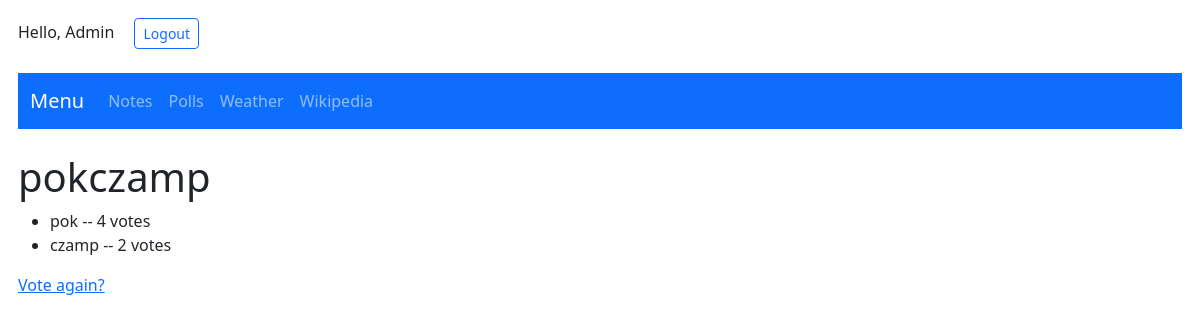
The page /polls/1/results/ (signed in) on the database its author committed.
### polls/models.py (models this page shows, shortened)
class Question(models.Model):
    question_text = models.CharField(max_length=200)
    pub_date = models.DateTimeField('date published')

class Choice(models.Model):
    question = models.ForeignKey(Question, on_delete=models.CASCADE)
    choice_text = models.CharField(max_length=200)
    votes = models.IntegerField(default=0)

### polls/views.py (the view)
# urls.py: path('<int:pk>/results/', views.ResultsView.as_view(), name='results'),
class ResultsView(generic.DetailView):
    model = Question
    template_name = 'polls/results.html'

### polls/templates/polls/results.html
{% extends 'index.html' %}
{% block content %}
<h1>{{ question.question_text }}</h1>
<ul>
{% for choice in question.choice_set.all %}
    <li>{{ choice.choice_text }} -- {{ choice.votes }} vote{{ choice.votes|pluralize }}</li>
{% endfor %}
</ul>
<a href="{% url 'polls:detail' question.id %}">Vote again?</a>
{% endblock %}

### templates/logincheck.html
{%if request.user.is_authenticated %}
Hello, {{request.user}} &emsp;<a class="btn btn-outline-primary btn-sm" href="../login/signout" role="button">Logout</a>
{%else%}
You are not logged in &emsp;<a class="btn btn-outline-primary btn-sm" href="../login/" role="button">Login</a>
{%endif%}
<br>

### rows shown on the page
Question: question_text "pokczamp"
Choice: choice_text "pok", votes "4"
Choice: choice_text "czamp", votes "2"

### other values the page prints
{{ request.user }} "Admin"
